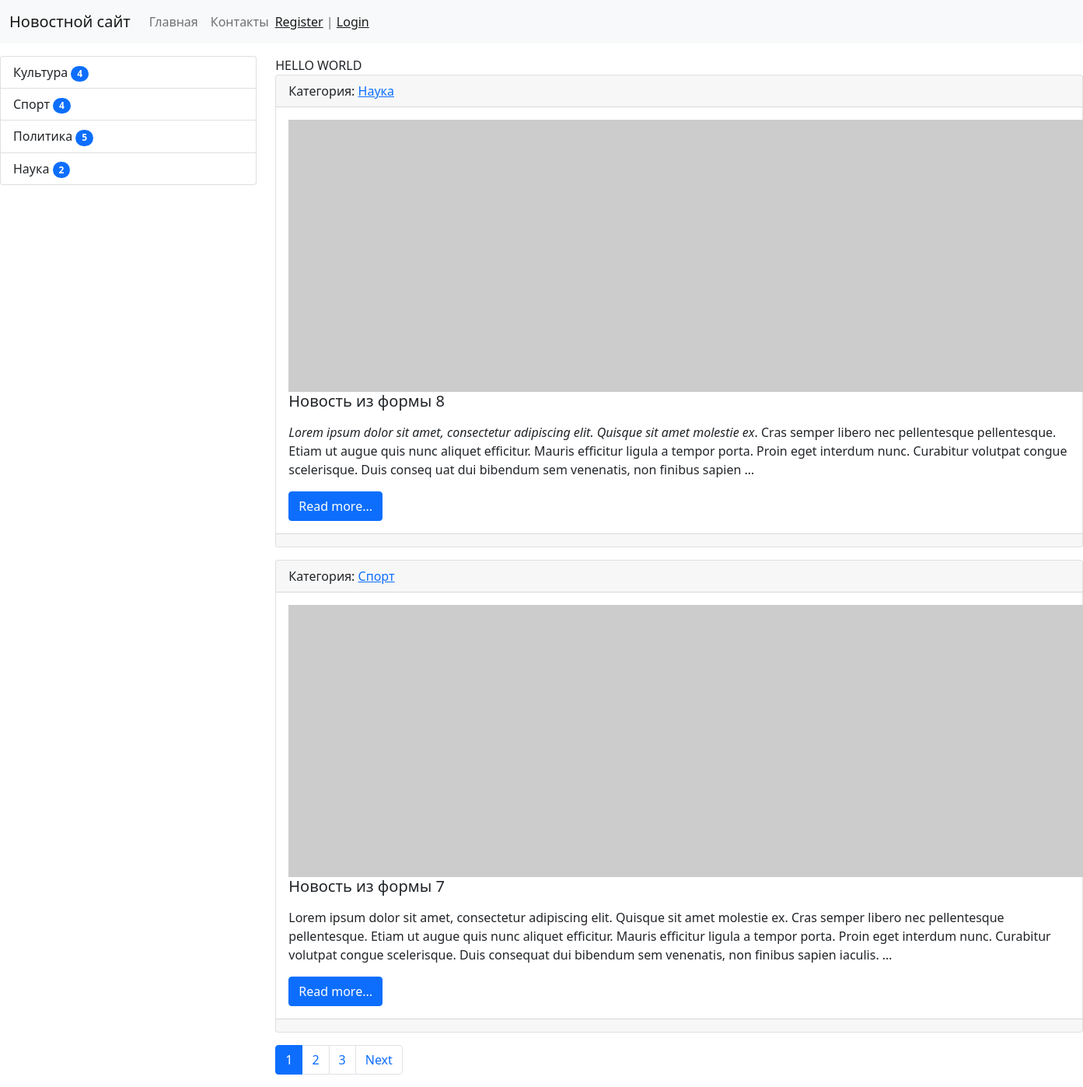
The page / on the database its author committed.
### news/models.py (models this page shows, shortened)
class Category(models.Model):
    title = models.CharField(max_length=150, db_index=True, verbose_name='Наименование категории')
    def get_absolute_url(self):
        return reverse('category', kwargs={"category_id": self.pk})
    def __str__(self):
        return self.title
    class Meta:
        verbose_name = 'Категория'
        verbose_name_plural = 'Категории'
        ordering = ['title']

class News(models.Model):
    title = models.CharField(max_length=150, verbose_name='Наименование')
    content = models.TextField(blank=True, verbose_name='Контент')
    created_at = models.DateTimeField(auto_now_add=True, verbose_name='Дата публикации')
    updated_at = models.DateTimeField(auto_now=True, verbose_name='Обновлено')
    photo = models.ImageField(upload_to='photos/%Y/%m/$d/', verbose_name='Фото', blank=True)
    is_published = models.BooleanField(default=True, verbose_name='Опубликовано')
    category = models.ForeignKey('Category', on_delete=models.PROTECT, verbose_name='Категория')
    views = models.IntegerField(default=0)
    def get_absolute_url(self):
        return reverse('view_news', kwargs={"pk": self.pk})
    class Meta:
        verbose_name = 'Новость'
        verbose_name_plural = 'Новости'
        ordering = ['-created_at']

### news/views.py (the view)
# urls.py: path('', HomeNews.as_view(), name='home'),
class HomeNews(MyMixin, ListView):
    model = News
    template_name = 'news/home_news_list.html'
    context_object_name = 'news'
    mixin_prop = 'hello world'
    paginate_by = 2
    def get_context_data(self, *, object_list=None, **kwargs):
        context = super(HomeNews, self).get_context_data(**kwargs)
        context['title'] = self.get_upper('Главная страница')
        context['mixin_prop'] = self.get_prop()
        return context
    def get_queryset(self):
        return News.objects.filter(is_published=True).select_related('category')

### news/templatetags/news_tags.py (called while the page is built)
@register.inclusion_tag('news/list_categories.html')
def show_categories(arg1='Hello', arg2='world'):
    categories = Category.objects.annotate(cnt=Count('news', filter=F('news__is_published'))).filter(cnt__gt=0)
    return {"categories": categories, "arg1": arg1, "arg2": arg2}

### news/utils.py (called while the page is built)
    def get_prop(self):
        return self.mixin_prop.upper()

    def get_upper(self, s):
        if isinstance(s, str):
            return s.upper()
        else:
            return s.title.upper()

### news/templates/news/home_news_list.html (shortened to what this page needs)
{% extends 'base.html' %}
{% block sidebar %}
{% include 'include/_sidebar.html' %}
{% endblock %}
{% block content %}
{{ mixin_prop }}
{% for item in news %}
<div class="card mb-3">
    <div class="card-header">
        Категория: <a href="{{ item.category.get_absolute_url }}"> {{ item.category }}</a>
    </div>
    <div class="card-body">
        <div class="media">
            {% if item.photo %}
            <img src="{{ item.photo.url }}" alt="" width="350" class="mr-3">
            {% else %}
            <img src="https://picsum.photos/id/1060/350/235/?blur=2" alt="" class="mr-3">
            {% endif %}
            <div class="media-body">
                <h5 class="card-title">{{ item.title }}</h5>
                <p class="card-text">{{ item.content|safe|linebreaks|truncatewords:50 }}</p>
                <a href="{{ item.get_absolute_url }}" class="btn btn-primary">Read more...</a>
            </div>
        </div>
    </div>
    <div class="card-footer text-muted">
    </div>
</div>
{% endfor %}
{% endblock %}

### news/templates/news/list_categories.html
<div class="list-group">
    {% for item in categories %}
    <a href="{{ item.get_absolute_url }}" class="list-group-item list-group-item-action">{{ item.title }} <span class="badge bg-primary rounded-pill">{{ item.cnt }}</span></a>
    {% endfor %}
</div>

### rows shown on the page
Category: title "Культура", cnt "4"
Category: title "Спорт", cnt "4"
Category: title "Политика", cnt "5"
Category: title "Наука", cnt "2"
News: category "Наука", title "Новость из формы 8", content "Lorem ipsum dolor sit amet, consectetur adipiscing elit. Quisque sit amet molestie ex . Cras semper libero nec pellentesque pellentesque. Etiam ut augue quis nunc aliquet efficitur. Mauris efficitur ligula a tempor porta. Proin eget interdum nunc. Curabitur volutpat congue scelerisque. Duis conseq uat dui bibendum sem venenatis, non finibus sapien …"
News: category "Спорт", title "Новость из формы 7", content "Lorem ipsum dolor sit amet, consectetur adipiscing elit. Quisque sit amet molestie ex. Cras semper libero nec pellentesque pellentesque. Etiam ut augue quis nunc aliquet efficitur. Mauris efficitur ligula a tempor porta. Proin eget interdum nunc. Curabitur volutpat congue scelerisque. Duis consequat dui bibendum sem venenatis, non finibus sapien iaculis. …"

### other values the page prints
{{ mixin_prop }} "HELLO WORLD"
{{ p }} "1"
{{ p }} "2" "3"
